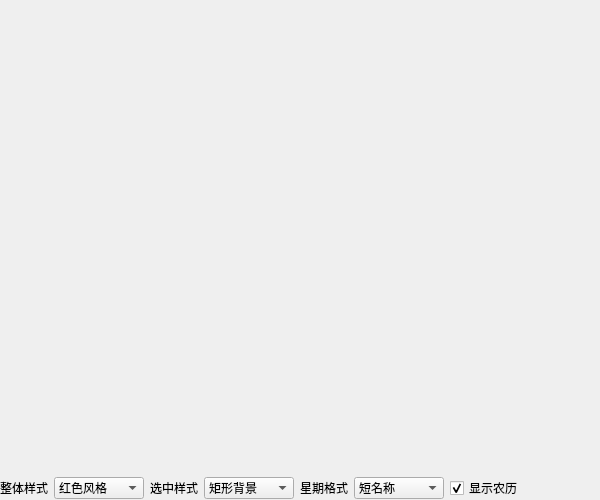
<?xml version="1.0" encoding="UTF-8"?>
<ui version="4.0">
 <class>frmLunarCalendarWidget</class>
 <widget class="QWidget" name="frmLunarCalendarWidget">
  <property name="geometry">
   <rect>
    <x>0</x>
    <y>0</y>
    <width>600</width>
    <height>500</height>
   </rect>
  </property>
  <property name="windowTitle">
   <string>Form</string>
  </property>
  <layout class="QVBoxLayout" name="verticalLayout">
   <property name="leftMargin">
    <number>0</number>
   </property>
   <property name="topMargin">
    <number>0</number>
   </property>
   <property name="rightMargin">
    <number>0</number>
   </property>
   <property name="bottomMargin">
    <number>0</number>
   </property>
   <item>
    <widget class="LunarCalendarWidget" name="lunarCalendarWidget" native="true">
     <property name="sizePolicy">
      <sizepolicy hsizetype="Preferred" vsizetype="Expanding">
       <horstretch>0</horstretch>
       <verstretch>0</verstretch>
      </sizepolicy>
     </property>
    </widget>
   </item>
   <item>
    <widget class="QWidget" name="widgetBottom" native="true">
     <layout class="QHBoxLayout" name="horizontalLayout">
      <property name="leftMargin">
       <number>0</number>
      </property>
      <property name="topMargin">
       <number>0</number>
      </property>
      <property name="rightMargin">
       <number>0</number>
      </property>
      <property name="bottomMargin">
       <number>0</number>
      </property>
      <item>
       <widget class="QLabel" name="labCalendarStyle">
        <property name="text">
         <string>整体样式</string>
        </property>
       </widget>
      </item>
      <item>
       <widget class="QComboBox" name="cboxCalendarStyle">
        <property name="minimumSize">
         <size>
          <width>90</width>
          <height>0</height>
         </size>
        </property>
        <item>
         <property name="text">
          <string>红色风格</string>
         </property>
        </item>
       </widget>
      </item>
      <item>
       <widget class="QLabel" name="labSelectType">
        <property name="text">
         <string>选中样式</string>
        </property>
       </widget>
      </item>
      <item>
       <widget class="QComboBox" name="cboxSelectType">
        <property name="minimumSize">
         <size>
          <width>90</width>
          <height>0</height>
         </size>
        </property>
        <item>
         <property name="text">
          <string>矩形背景</string>
         </property>
        </item>
        <item>
         <property name="text">
          <string>圆形背景</string>
         </property>
        </item>
        <item>
         <property name="text">
          <string>角标背景</string>
         </property>
        </item>
        <item>
         <property name="text">
          <string>图片背景</string>
         </property>
        </item>
       </widget>
      </item>
      <item>
       <widget class="QLabel" name="labWeekNameFormat">
        <property name="text">
         <string>星期格式</string>
        </property>
       </widget>
      </item>
      <item>
       <widget class="QComboBox" name="cboxWeekNameFormat">
        <property name="minimumSize">
         <size>
          <width>90</width>
          <height>0</height>
         </size>
        </property>
        <item>
         <property name="text">
          <string>短名称</string>
         </property>
        </item>
        <item>
         <property name="text">
          <string>普通名称</string>
         </property>
        </item>
        <item>
         <property name="text">
          <string>长名称</string>
         </property>
        </item>
        <item>
         <property name="text">
          <string>英文名称</string>
         </property>
        </item>
       </widget>
      </item>
      <item>
       <widget class="QCheckBox" name="ckShowLunar">
        <property name="text">
         <string>显示农历</string>
        </property>
        <property name="checked">
         <bool>true</bool>
        </property>
       </widget>
      </item>
      <item>
       <spacer name="horizontalSpacer">
        <property name="orientation">
         <enum>Qt::Horizontal</enum>
        </property>
        <property name="sizeHint" stdset="0">
         <size>
          <width>40</width>
          <height>20</height>
         </size>
        </property>
       </spacer>
      </item>
     </layout>
    </widget>
   </item>
  </layout>
 </widget>
 <customwidgets>
  <customwidget>
   <class>LunarCalendarWidget</class>
   <extends>QWidget</extends>
   <header>lunarcalendarwidget.h</header>
   <container>1</container>
  </customwidget>
 </customwidgets>
 <resources/>
 <connections/>
</ui>
